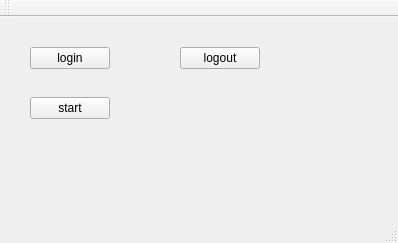
<?xml version="1.0" encoding="UTF-8"?>
<ui version="4.0">
 <class>MainWindow</class>
 <widget class="QMainWindow" name="MainWindow">
  <property name="geometry">
   <rect>
    <x>0</x>
    <y>0</y>
    <width>398</width>
    <height>243</height>
   </rect>
  </property>
  <property name="windowTitle">
   <string>MainWindow</string>
  </property>
  <widget class="QWidget" name="centralWidget">
   <widget class="QPushButton" name="loginBtn">
    <property name="geometry">
     <rect>
      <x>30</x>
      <y>30</y>
      <width>80</width>
      <height>22</height>
     </rect>
    </property>
    <property name="text">
     <string>login</string>
    </property>
   </widget>
   <widget class="QPushButton" name="logoutBtn">
    <property name="geometry">
     <rect>
      <x>180</x>
      <y>30</y>
      <width>80</width>
      <height>22</height>
     </rect>
    </property>
    <property name="text">
     <string>logout</string>
    </property>
   </widget>
   <widget class="QPushButton" name="startBtn">
    <property name="geometry">
     <rect>
      <x>30</x>
      <y>80</y>
      <width>80</width>
      <height>22</height>
     </rect>
    </property>
    <property name="text">
     <string>start</string>
    </property>
   </widget>
  </widget>
  <widget class="QMenuBar" name="menuBar">
   <property name="geometry">
    <rect>
     <x>0</x>
     <y>0</y>
     <width>398</width>
     <height>19</height>
    </rect>
   </property>
  </widget>
  <widget class="QToolBar" name="mainToolBar">
   <attribute name="toolBarArea">
    <enum>TopToolBarArea</enum>
   </attribute>
   <attribute name="toolBarBreak">
    <bool>false</bool>
   </attribute>
  </widget>
  <widget class="QStatusBar" name="statusBar"/>
 </widget>
 <layoutdefault spacing="6" margin="11"/>
 <resources/>
 <connections/>
</ui>
